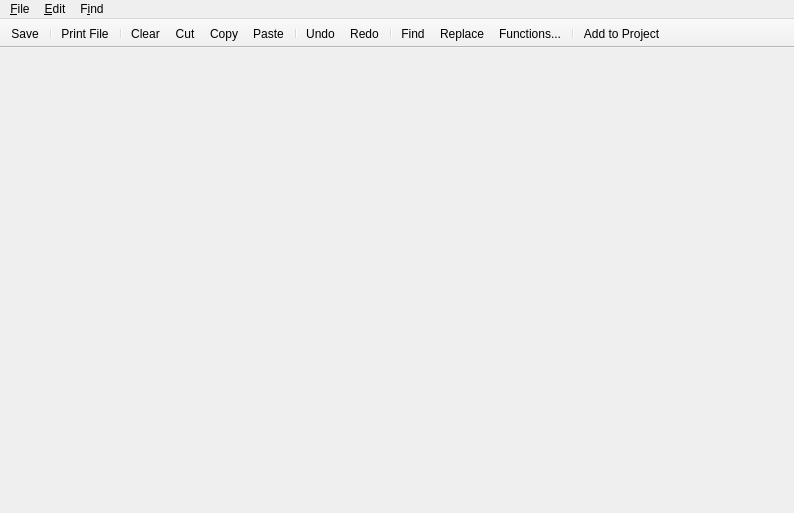
<ui version="4.0" >
 <class>SourceFileWindow</class>
 <widget class="QMainWindow" name="SourceFileWindow" >
  <property name="geometry" >
   <rect>
    <x>0</x>
    <y>0</y>
    <width>794</width>
    <height>513</height>
   </rect>
  </property>
  <property name="windowTitle" >
   <string>TIGCC IDE for KDE</string>
  </property>
  <property name="iconSize" >
   <size>
    <width>20</width>
    <height>20</height>
   </size>
  </property>
  <widget class="QWidget" name="widget" >
   <layout class="QVBoxLayout" >
    <property name="margin" >
     <number>0</number>
    </property>
    <property name="spacing" >
     <number>0</number>
    </property>
   </layout>
  </widget>
  <widget class="QToolBar" name="toolBar" >
   <property name="movable" >
    <bool>false</bool>
   </property>
   <property name="orientation" >
    <enum>Qt::Horizontal</enum>
   </property>
   <attribute name="toolBarArea" >
    <number>4</number>
   </attribute>
   <addaction name="fileSaveAction" />
   <addaction name="separator" />
   <addaction name="filePrintQuicklyAction" />
   <addaction name="separator" />
   <addaction name="editClearAction" />
   <addaction name="editCutAction" />
   <addaction name="editCopyAction" />
   <addaction name="editPasteAction" />
   <addaction name="separator" />
   <addaction name="editUndoAction" />
   <addaction name="editRedoAction" />
   <addaction name="separator" />
   <addaction name="findFindAction" />
   <addaction name="findReplaceAction" />
   <addaction name="findFunctionsAction" />
   <addaction name="separator" />
   <addaction name="fileAddToProjectAction" />
  </widget>
  <widget class="QMenuBar" name="menubar" >
   <property name="geometry" >
    <rect>
     <x>0</x>
     <y>0</y>
     <width>794</width>
     <height>31</height>
    </rect>
   </property>
   <widget class="QMenu" name="fileMenu" >
    <property name="title" >
     <string>&amp;File</string>
    </property>
    <addaction name="fileSaveAction" />
    <addaction name="fileSaveAsAction" />
    <addaction name="separator" />
    <addaction name="fileAddToProjectAction" />
    <addaction name="separator" />
    <addaction name="fileCompileAction" />
    <addaction name="separator" />
    <addaction name="filePrintAction" />
    <addaction name="separator" />
    <addaction name="fileCloseAction" />
   </widget>
   <widget class="QMenu" name="editMenu" >
    <property name="title" >
     <string>&amp;Edit</string>
    </property>
    <addaction name="editUndoAction" />
    <addaction name="editRedoAction" />
    <addaction name="separator" />
    <addaction name="editClearAction" />
    <addaction name="editCutAction" />
    <addaction name="editCopyAction" />
    <addaction name="editPasteAction" />
    <addaction name="separator" />
    <addaction name="editSelectAllAction" />
    <addaction name="separator" />
    <addaction name="editIncreaseIndentAction" />
    <addaction name="editDecreaseIndentAction" />
   </widget>
   <widget class="QMenu" name="PopupMenu" >
    <property name="title" >
     <string>F&amp;ind</string>
    </property>
    <addaction name="findFindAction" />
    <addaction name="findReplaceAction" />
    <addaction name="separator" />
    <addaction name="findFunctionsAction" />
    <addaction name="separator" />
    <addaction name="findOpenFileAtCursorAction" />
    <addaction name="findFindSymbolDeclarationAction" />
   </widget>
   <addaction name="fileMenu" />
   <addaction name="editMenu" />
   <addaction name="PopupMenu" />
  </widget>
  <action name="fileSaveAction" >
   <property name="icon" >
    <iconset resource="icons.qrc" >:/images/02.png</iconset>
   </property>
   <property name="text" >
    <string>&amp;Save</string>
   </property>
   <property name="iconText" >
    <string>Save</string>
   </property>
   <property name="statusTip" >
    <string>Save the file</string>
   </property>
   <property name="shortcut" >
    <string>Ctrl+S</string>
   </property>
  </action>
  <action name="fileSaveAsAction" >
   <property name="text" >
    <string>Save &amp;As...</string>
   </property>
   <property name="iconText" >
    <string>Save As...</string>
   </property>
   <property name="statusTip" >
    <string>Save the file with another name, or in another folder</string>
   </property>
   <property name="shortcut" >
    <string/>
   </property>
  </action>
  <action name="filePrintAction" >
   <property name="icon" >
    <iconset resource="icons.qrc" >:/images/03.png</iconset>
   </property>
   <property name="text" >
    <string>&amp;Print...</string>
   </property>
   <property name="iconText" >
    <string>Print File</string>
   </property>
   <property name="statusTip" >
    <string>Print this file</string>
   </property>
   <property name="shortcut" >
    <string>Ctrl+P</string>
   </property>
  </action>
  <action name="fileCloseAction" >
   <property name="text" >
    <string>&amp;Close</string>
   </property>
   <property name="iconText" >
    <string>Close</string>
   </property>
   <property name="statusTip" >
    <string>Close this window</string>
   </property>
   <property name="shortcut" >
    <string/>
   </property>
  </action>
  <action name="editUndoAction" >
   <property name="icon" >
    <iconset resource="icons.qrc" >:/images/16.png</iconset>
   </property>
   <property name="text" >
    <string>&amp;Undo</string>
   </property>
   <property name="iconText" >
    <string>Undo</string>
   </property>
   <property name="statusTip" >
    <string>Undo the last operation in the editor</string>
   </property>
   <property name="shortcut" >
    <string>Ctrl+Z</string>
   </property>
  </action>
  <action name="editRedoAction" >
   <property name="icon" >
    <iconset resource="icons.qrc" >:/images/17.png</iconset>
   </property>
   <property name="text" >
    <string>&amp;Redo</string>
   </property>
   <property name="iconText" >
    <string>Redo</string>
   </property>
   <property name="statusTip" >
    <string>Redo the last undone operation in the editor</string>
   </property>
   <property name="shortcut" >
    <string>Ctrl+Y</string>
   </property>
  </action>
  <action name="editCutAction" >
   <property name="icon" >
    <iconset resource="icons.qrc" >:/images/05.png</iconset>
   </property>
   <property name="text" >
    <string>Cu&amp;t</string>
   </property>
   <property name="iconText" >
    <string>Cut</string>
   </property>
   <property name="statusTip" >
    <string>Copy the selected text into the clipboard and delete it</string>
   </property>
   <property name="shortcut" >
    <string>Ctrl+X</string>
   </property>
  </action>
  <action name="editCopyAction" >
   <property name="icon" >
    <iconset resource="icons.qrc" >:/images/06.png</iconset>
   </property>
   <property name="text" >
    <string>C&amp;opy</string>
   </property>
   <property name="iconText" >
    <string>Copy</string>
   </property>
   <property name="statusTip" >
    <string>Copy the selected text into the clipboard without deleting it</string>
   </property>
   <property name="shortcut" >
    <string>Ctrl+C</string>
   </property>
  </action>
  <action name="editPasteAction" >
   <property name="icon" >
    <iconset resource="icons.qrc" >:/images/07.png</iconset>
   </property>
   <property name="text" >
    <string>&amp;Paste</string>
   </property>
   <property name="iconText" >
    <string>Paste</string>
   </property>
   <property name="statusTip" >
    <string>Paste text from the clipboard</string>
   </property>
   <property name="shortcut" >
    <string>Ctrl+V</string>
   </property>
  </action>
  <action name="findFindAction" >
   <property name="icon" >
    <iconset resource="icons.qrc" >:/images/13.png</iconset>
   </property>
   <property name="text" >
    <string>&amp;Find...</string>
   </property>
   <property name="iconText" >
    <string>Find</string>
   </property>
   <property name="toolTip" >
    <string>Find Text</string>
   </property>
   <property name="statusTip" >
    <string>Find the specified text in the current source file</string>
   </property>
   <property name="shortcut" >
    <string>Ctrl+F</string>
   </property>
  </action>
  <action name="editClearAction" >
   <property name="icon" >
    <iconset resource="icons.qrc" >:/images/04.png</iconset>
   </property>
   <property name="text" >
    <string>&amp;Clear</string>
   </property>
   <property name="iconText" >
    <string>Clear</string>
   </property>
   <property name="statusTip" >
    <string>Delete the selected text in the editor</string>
   </property>
  </action>
  <action name="editSelectAllAction" >
   <property name="text" >
    <string>&amp;Select All</string>
   </property>
   <property name="iconText" >
    <string>Select All</string>
   </property>
   <property name="statusTip" >
    <string>Select the whole text in the editor</string>
   </property>
   <property name="shortcut" >
    <string>Ctrl+A</string>
   </property>
  </action>
  <action name="editIncreaseIndentAction" >
   <property name="icon" >
    <iconset resource="icons.qrc" >:/images/19.png</iconset>
   </property>
   <property name="text" >
    <string>&amp;Increase Indent</string>
   </property>
   <property name="iconText" >
    <string>Increase Indent</string>
   </property>
   <property name="statusTip" >
    <string>Insert tabs so that the text is moved to the right</string>
   </property>
   <property name="shortcut" >
    <string>Ctrl+I</string>
   </property>
  </action>
  <action name="editDecreaseIndentAction" >
   <property name="icon" >
    <iconset resource="icons.qrc" >:/images/20.png</iconset>
   </property>
   <property name="text" >
    <string>&amp;Decrease Indent</string>
   </property>
   <property name="iconText" >
    <string>Decrease Indent</string>
   </property>
   <property name="statusTip" >
    <string>Remove tabs and spaces so that the text is moved to the left</string>
   </property>
   <property name="shortcut" >
    <string>Ctrl+D</string>
   </property>
  </action>
  <action name="findReplaceAction" >
   <property name="icon" >
    <iconset resource="icons.qrc" >:/images/14.png</iconset>
   </property>
   <property name="text" >
    <string>&amp;Replace...</string>
   </property>
   <property name="iconText" >
    <string>Replace</string>
   </property>
   <property name="toolTip" >
    <string>Replace Text</string>
   </property>
   <property name="statusTip" >
    <string>Find the specified text in the current source file and replace it with something else</string>
   </property>
   <property name="shortcut" >
    <string>Ctrl+R</string>
   </property>
  </action>
  <action name="findFunctionsAction" >
   <property name="icon" >
    <iconset resource="icons.qrc" >:/images/18.png</iconset>
   </property>
   <property name="text" >
    <string>F&amp;unctions...</string>
   </property>
   <property name="iconText" >
    <string>Functions...</string>
   </property>
   <property name="statusTip" >
    <string>Display a list of all functions in the current file</string>
   </property>
  </action>
  <action name="findOpenFileAtCursorAction" >
   <property name="text" >
    <string>&amp;Open File at Cursor</string>
   </property>
   <property name="iconText" >
    <string>Open File at Cursor</string>
   </property>
   <property name="statusTip" >
    <string>Open the file the cursor is on</string>
   </property>
   <property name="shortcut" >
    <string>Ctrl+Enter</string>
   </property>
  </action>
  <action name="fileAddToProjectAction" >
   <property name="icon" >
    <iconset resource="icons.qrc" >:/images/08.png</iconset>
   </property>
   <property name="text" >
    <string>A&amp;dd to Project...</string>
   </property>
   <property name="iconText" >
    <string>Add to Project</string>
   </property>
   <property name="statusTip" >
    <string>Add this file to the current project</string>
   </property>
  </action>
  <action name="fileCompileAction" >
   <property name="icon" >
    <iconset resource="icons.qrc" >:/images/09.png</iconset>
   </property>
   <property name="text" >
    <string>C&amp;ompile</string>
   </property>
   <property name="iconText" >
    <string>Compile</string>
   </property>
   <property name="statusTip" >
    <string>Compile the file</string>
   </property>
  </action>
  <action name="findFindSymbolDeclarationAction" >
   <property name="text" >
    <string>F&amp;ind symbol declaration</string>
   </property>
   <property name="iconText" >
    <string>F&amp;ind symbol declaration</string>
   </property>
   <property name="statusTip" >
    <string>Find symbol declaration</string>
   </property>
  </action>
  <action name="filePrintQuicklyAction" >
   <property name="icon" >
    <iconset resource="icons.qrc" >:/images/03.png</iconset>
   </property>
   <property name="iconText" >
    <string>Print File</string>
   </property>
   <property name="statusTip" >
    <string>Print this file</string>
   </property>
  </action>
 </widget>
 <layoutdefault spacing="0" margin="0" />
 <resources>
  <include location="icons.qrc" />
 </resources>
 <connections>
  <connection>
   <sender>editClearAction</sender>
   <signal>activated()</signal>
   <receiver>SourceFileWindow</receiver>
   <slot>editClear()</slot>
   <hints>
    <hint type="sourcelabel" >
     <x>-1</x>
     <y>-1</y>
    </hint>
    <hint type="destinationlabel" >
     <x>20</x>
     <y>20</y>
    </hint>
   </hints>
  </connection>
  <connection>
   <sender>editCopyAction</sender>
   <signal>activated()</signal>
   <receiver>SourceFileWindow</receiver>
   <slot>editCopy()</slot>
   <hints>
    <hint type="sourcelabel" >
     <x>-1</x>
     <y>-1</y>
    </hint>
    <hint type="destinationlabel" >
     <x>20</x>
     <y>20</y>
    </hint>
   </hints>
  </connection>
  <connection>
   <sender>editCutAction</sender>
   <signal>activated()</signal>
   <receiver>SourceFileWindow</receiver>
   <slot>editCut()</slot>
   <hints>
    <hint type="sourcelabel" >
     <x>-1</x>
     <y>-1</y>
    </hint>
    <hint type="destinationlabel" >
     <x>20</x>
     <y>20</y>
    </hint>
   </hints>
  </connection>
  <connection>
   <sender>editDecreaseIndentAction</sender>
   <signal>activated()</signal>
   <receiver>SourceFileWindow</receiver>
   <slot>editDecreaseIndent()</slot>
   <hints>
    <hint type="sourcelabel" >
     <x>-1</x>
     <y>-1</y>
    </hint>
    <hint type="destinationlabel" >
     <x>20</x>
     <y>20</y>
    </hint>
   </hints>
  </connection>
  <connection>
   <sender>editIncreaseIndentAction</sender>
   <signal>activated()</signal>
   <receiver>SourceFileWindow</receiver>
   <slot>editIncreaseIndent()</slot>
   <hints>
    <hint type="sourcelabel" >
     <x>-1</x>
     <y>-1</y>
    </hint>
    <hint type="destinationlabel" >
     <x>20</x>
     <y>20</y>
    </hint>
   </hints>
  </connection>
  <connection>
   <sender>editPasteAction</sender>
   <signal>activated()</signal>
   <receiver>SourceFileWindow</receiver>
   <slot>editPaste()</slot>
   <hints>
    <hint type="sourcelabel" >
     <x>-1</x>
     <y>-1</y>
    </hint>
    <hint type="destinationlabel" >
     <x>20</x>
     <y>20</y>
    </hint>
   </hints>
  </connection>
  <connection>
   <sender>editRedoAction</sender>
   <signal>activated()</signal>
   <receiver>SourceFileWindow</receiver>
   <slot>editRedo()</slot>
   <hints>
    <hint type="sourcelabel" >
     <x>-1</x>
     <y>-1</y>
    </hint>
    <hint type="destinationlabel" >
     <x>20</x>
     <y>20</y>
    </hint>
   </hints>
  </connection>
  <connection>
   <sender>editSelectAllAction</sender>
   <signal>activated()</signal>
   <receiver>SourceFileWindow</receiver>
   <slot>editSelectAll()</slot>
   <hints>
    <hint type="sourcelabel" >
     <x>-1</x>
     <y>-1</y>
    </hint>
    <hint type="destinationlabel" >
     <x>20</x>
     <y>20</y>
    </hint>
   </hints>
  </connection>
  <connection>
   <sender>editUndoAction</sender>
   <signal>activated()</signal>
   <receiver>SourceFileWindow</receiver>
   <slot>editUndo()</slot>
   <hints>
    <hint type="sourcelabel" >
     <x>-1</x>
     <y>-1</y>
    </hint>
    <hint type="destinationlabel" >
     <x>20</x>
     <y>20</y>
    </hint>
   </hints>
  </connection>
  <connection>
   <sender>fileCloseAction</sender>
   <signal>activated()</signal>
   <receiver>SourceFileWindow</receiver>
   <slot>close()</slot>
   <hints>
    <hint type="sourcelabel" >
     <x>-1</x>
     <y>-1</y>
    </hint>
    <hint type="destinationlabel" >
     <x>20</x>
     <y>20</y>
    </hint>
   </hints>
  </connection>
  <connection>
   <sender>filePrintAction</sender>
   <signal>activated()</signal>
   <receiver>SourceFileWindow</receiver>
   <slot>filePrint()</slot>
   <hints>
    <hint type="sourcelabel" >
     <x>-1</x>
     <y>-1</y>
    </hint>
    <hint type="destinationlabel" >
     <x>20</x>
     <y>20</y>
    </hint>
   </hints>
  </connection>
  <connection>
   <sender>fileSaveAction</sender>
   <signal>activated()</signal>
   <receiver>SourceFileWindow</receiver>
   <slot>fileSave()</slot>
   <hints>
    <hint type="sourcelabel" >
     <x>-1</x>
     <y>-1</y>
    </hint>
    <hint type="destinationlabel" >
     <x>20</x>
     <y>20</y>
    </hint>
   </hints>
  </connection>
  <connection>
   <sender>fileSaveAsAction</sender>
   <signal>activated()</signal>
   <receiver>SourceFileWindow</receiver>
   <slot>fileSaveAs()</slot>
   <hints>
    <hint type="sourcelabel" >
     <x>-1</x>
     <y>-1</y>
    </hint>
    <hint type="destinationlabel" >
     <x>20</x>
     <y>20</y>
    </hint>
   </hints>
  </connection>
  <connection>
   <sender>findFindAction</sender>
   <signal>activated()</signal>
   <receiver>SourceFileWindow</receiver>
   <slot>findFind()</slot>
   <hints>
    <hint type="sourcelabel" >
     <x>-1</x>
     <y>-1</y>
    </hint>
    <hint type="destinationlabel" >
     <x>20</x>
     <y>20</y>
    </hint>
   </hints>
  </connection>
  <connection>
   <sender>findFindSymbolDeclarationAction</sender>
   <signal>activated()</signal>
   <receiver>SourceFileWindow</receiver>
   <slot>findFindSymbolDeclaration()</slot>
   <hints>
    <hint type="sourcelabel" >
     <x>-1</x>
     <y>-1</y>
    </hint>
    <hint type="destinationlabel" >
     <x>20</x>
     <y>20</y>
    </hint>
   </hints>
  </connection>
  <connection>
   <sender>findFunctionsAction</sender>
   <signal>activated()</signal>
   <receiver>SourceFileWindow</receiver>
   <slot>findFunctions()</slot>
   <hints>
    <hint type="sourcelabel" >
     <x>-1</x>
     <y>-1</y>
    </hint>
    <hint type="destinationlabel" >
     <x>20</x>
     <y>20</y>
    </hint>
   </hints>
  </connection>
  <connection>
   <sender>findOpenFileAtCursorAction</sender>
   <signal>activated()</signal>
   <receiver>SourceFileWindow</receiver>
   <slot>findOpenFileAtCursor()</slot>
   <hints>
    <hint type="sourcelabel" >
     <x>-1</x>
     <y>-1</y>
    </hint>
    <hint type="destinationlabel" >
     <x>20</x>
     <y>20</y>
    </hint>
   </hints>
  </connection>
  <connection>
   <sender>findReplaceAction</sender>
   <signal>activated()</signal>
   <receiver>SourceFileWindow</receiver>
   <slot>findReplace()</slot>
   <hints>
    <hint type="sourcelabel" >
     <x>-1</x>
     <y>-1</y>
    </hint>
    <hint type="destinationlabel" >
     <x>20</x>
     <y>20</y>
    </hint>
   </hints>
  </connection>
  <connection>
   <sender>fileAddToProjectAction</sender>
   <signal>activated()</signal>
   <receiver>SourceFileWindow</receiver>
   <slot>fileAddToProject()</slot>
   <hints>
    <hint type="sourcelabel" >
     <x>-1</x>
     <y>-1</y>
    </hint>
    <hint type="destinationlabel" >
     <x>20</x>
     <y>20</y>
    </hint>
   </hints>
  </connection>
  <connection>
   <sender>fileCompileAction</sender>
   <signal>activated()</signal>
   <receiver>SourceFileWindow</receiver>
   <slot>fileCompile()</slot>
   <hints>
    <hint type="sourcelabel" >
     <x>-1</x>
     <y>-1</y>
    </hint>
    <hint type="destinationlabel" >
     <x>20</x>
     <y>20</y>
    </hint>
   </hints>
  </connection>
  <connection>
   <sender>filePrintQuicklyAction</sender>
   <signal>activated()</signal>
   <receiver>SourceFileWindow</receiver>
   <slot>filePrintQuickly()</slot>
   <hints>
    <hint type="sourcelabel" >
     <x>-1</x>
     <y>-1</y>
    </hint>
    <hint type="destinationlabel" >
     <x>20</x>
     <y>20</y>
    </hint>
   </hints>
  </connection>
 </connections>
</ui>
